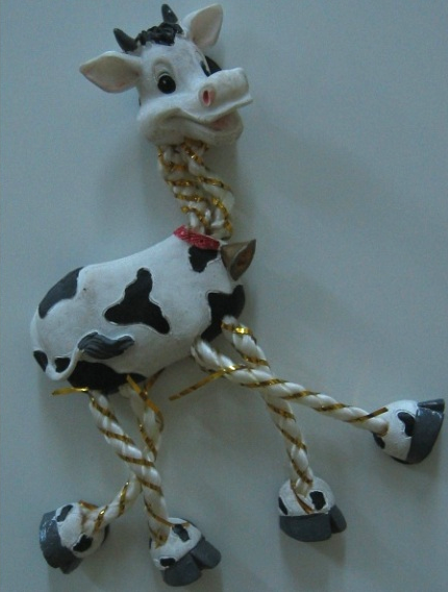
#> input picture src2.png, 448 x 592 px, given in place of truck1.jpg, which was not available
$ python harris.py
#> lines starting #> are read from the running program, lines starting #| are printed output that depends on the picture
from __future__ import print_function
import cv2 as cv
import numpy as np
import argparse

source_window = 'Source image'
corners_window = 'Corners detected'
max_thresh = 255

def cornerHarris_demo(val):
    thresh = val

    # Detector parameters
    blockSize = 2
    apertureSize = 3
    k = 0.04

    # Detecting corners
    dst = cv.cornerHarris(src_gray, blockSize, apertureSize, k)

    # Normalizing
    dst_norm = np.empty(dst.shape, dtype=np.float32)
    cv.normalize(dst, dst_norm, alpha=0, beta=255, norm_type=cv.NORM_MINMAX)
    dst_norm_scaled = cv.convertScaleAbs(dst_norm)

    # Drawing a circle around corners
    for i in range(dst_norm.shape[0]):
        for j in range(dst_norm.shape[1]):
            if int(dst_norm[i,j]) > thresh:
                cv.circle(dst_norm_scaled, (j,i), 5, (0), 2)

    # Showing the result
    cv.namedWindow(corners_window)
    cv.imshow(corners_window, dst_norm_scaled)

# Load source image and convert it to gray
# parser = argparse.ArgumentParser(description='Code for Harris corner detector tutorial.')
# parser.add_argument('--input', help='Path to input image.', default='src1.png')
# args = parser.parse_args()

src = cv.imread("truck1.jpg")
#> src is the input picture: shape (592, 448, 3); mean B, G, R 118.5, 115.6, 98.8
if src is None:
    print('Could not open or find the image:', args.input)
    exit(0)

src_gray = cv.cvtColor(src, cv.COLOR_BGR2GRAY)
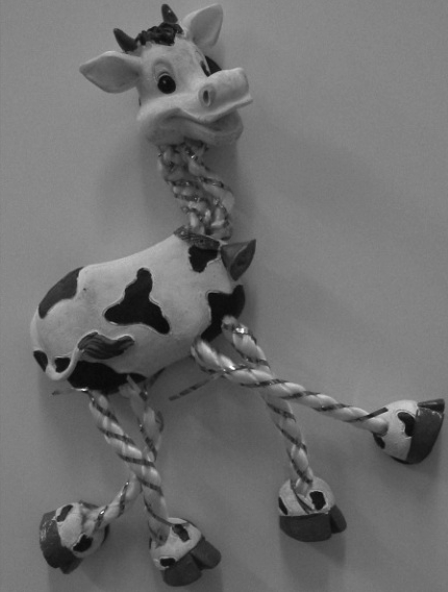
#> src_gray: shape (592, 448); min 6, max 254, mean 110.9

# Create a window and a trackbar
cv.namedWindow(source_window)
thresh = 200 # initial threshold
cv.createTrackbar('Threshold: ', source_window, thresh, max_thresh, cornerHarris_demo)
cv.imshow(source_window, src)
cornerHarris_demo(thresh)
#> after the loop in cornerHarris_demo, `for i in range(dst_norm.shape[0]):`: dst_norm_scaled: shape (592, 448); min 0, max 255, mean 66.9

cv.waitKey()

$ run again, on src3.png
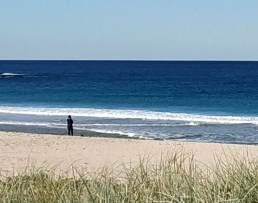
#> input picture src3.png, 258 x 203 px, given in place of truck1.jpg, which was not available
#> src is the input picture: shape (203, 258, 3); mean B, G, R 161.2, 152.5, 133.9
#> `src_gray = cv.cvtColor(src, cv.COLOR_BGR2GRAY)`:
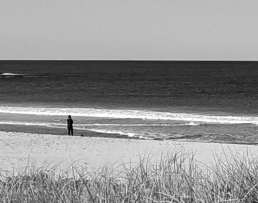
#> src_gray: shape (203, 258); min 0, max 255, mean 147.9
#> in cornerHarris_demo, `dst = cv.cornerHarris(src_gray, blockSize, apertureSize, k)`:
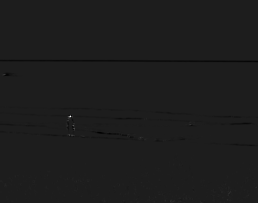
#> dst: shape (203, 258) float32; min -0.0038, max 0.0292, mean -2.62e-05; drawn with min black and max white
